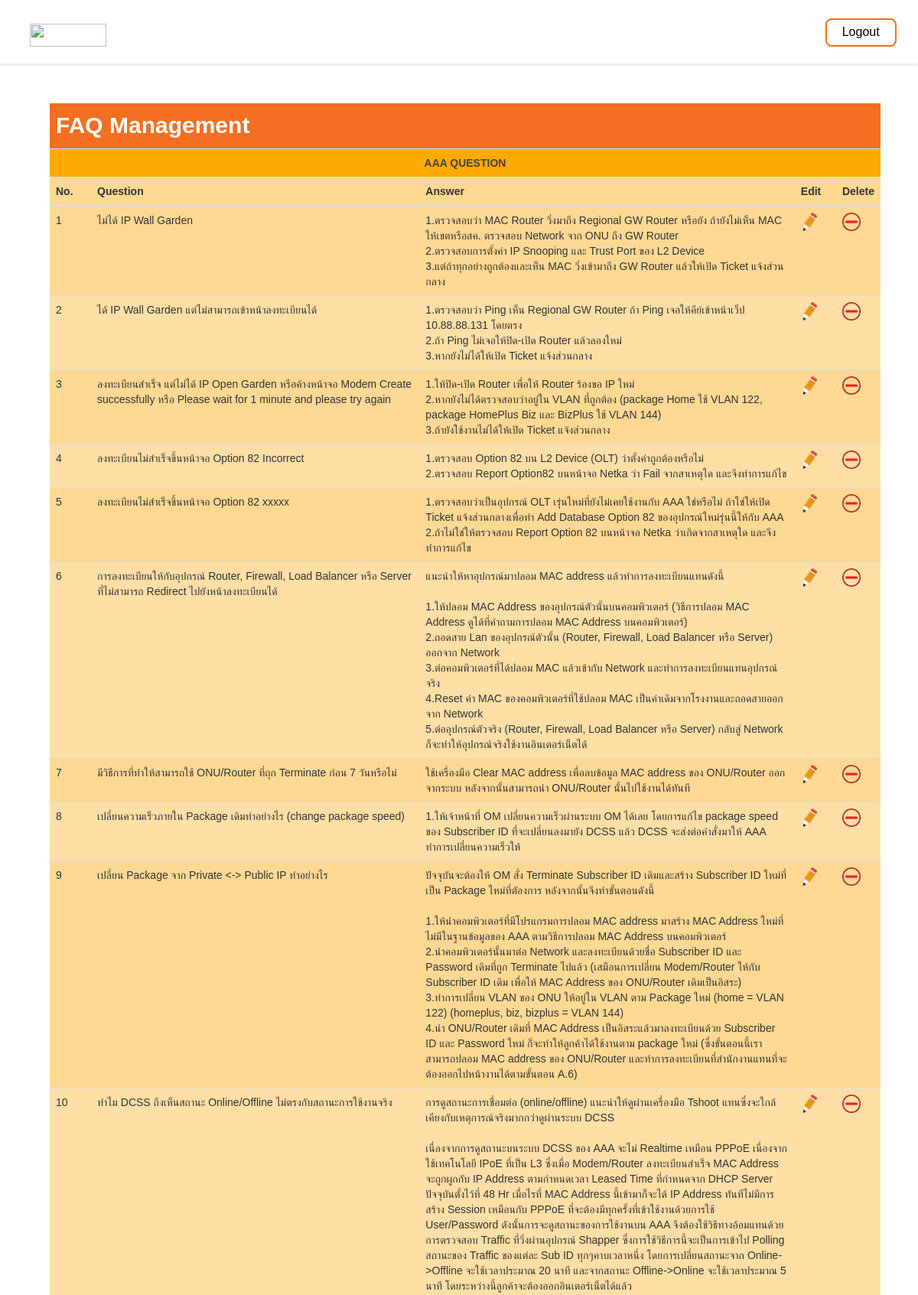
Page /adminmenu.php (signed in, upper part) on the committed database.
### tables this page shows
CREATE TABLE `info` (
  `id` int(11) NOT NULL,
  `question` text NOT NULL,
  `answer` text NOT NULL
);

### adminmenu.php (the view, shortened to what this page needs)
<?php session_start();
require_once('connect.php');
?>
<!DOCTYPE html>
<html>
	<head>
		<link rel="stylesheet" type="text/css" href="css/reset.css">
		<link rel="stylesheet" type="text/css" href="css/style.css">
		<link rel="stylesheet" type="text/css" href="css/bootstrap.min.css">
		<link rel="stylesheet" type="text/css" href="css/loginmodel.css">
	</head>
	<body>
		<div id="wrapper">
			<header class="header-site">
        <?php
  		  if(isset($_SESSION['admin_id'])||isset($_SESSION['admin_pass'])){
  		  ?>
				<nav class="navbar navbar-inverse navbar-fixed-top" style="z-index: 1;">
					<div class="container">
						<div class="navbar-header">
							<a class="navbar-brand" href="page.php"><img src="Logo.png" width=100px height=30px;></a>
						</div>
						<div class="collapse navbar-collapse" id="bs-example-navbar-collapse-1">
							<ul class="nav navbar-nav navbar-right">
								<a href="page.php"><button class="button button1" style="width:auto;">Logout</button></a>
							</ul>
						</div>
					</div>
				</nav>
        <?php
        }
        ?>
			</header>
		</div>
    <div class="panel-body" style="margin-top:120px;">
      <?php
		  if(isset($_SESSION['admin_id'])||isset($_SESSION['admin_pass'])){
		  ?>
      <table class="table display" >
        <thead>
					<tr>
						<td class="active" style="text-align: left; font-size: 30px;" colspan="6"> <strong>FAQ Management</strong> </td>
					</tr>
					<tr>
						<td class="active" style="text-align: center; background-color: #ffaa00; color: #444444;#;" colspan="6"><b>AAA QUESTION</b></td>
					</tr>
					<tr>
						<th style="width:5%;">No.</th>
						<th style="width:40%;">Question</th>
						<th colspan="2" style="width:45%;">Answer</th>
            <th style="width:5%;">Edit</th>
            <th style="width:5%;">Delete</th>
					</tr>
				</thead>
        <div id="result">
          <?php
          $sql = "SELECT * FROM info";
          $result = mysqli_query($conn, $sql);
          ?>
          <tbody id="myTable">
              <?php
              $i = 0;
              while($row = $result->fetch_array()){
              ?>
              <tr>
                <td><?php echo ++$i; ?></td>
                <td><?php echo $row['question']; ?></td>
                <td colspan="2" ><?php echo nl2br($row['answer']); ?></td>
								<td><a href='adminmenu_edit_1.php?qid=<?=$row['id']?>'><img src="edit.png" width="24" height="24"></a></td>
                <td><a href='del_1.php?qid=<?=$row['id']?>'> <img src="delete.png" width="24" height="24"></a></td>
              </tr>
              <?php
              }
              ?>
            </tbody>
          </div>
        </table>
        <?php
        }else{
        ?>
        <strong style="font-size: 200%;align-content: center;margin-left: 32%;">You don't have permission to access</strong>
        <?php
        }
        ?>
      </div>
	</body>
</html>

### css/style.css (style rules this page uses)
*, *::after, *::before { -webkit-box-sizing: border-box; -moz-box-sizing: border-box; box-sizing: border-box; }
body { font-size: 1.6em; font-family: "Open Sans", sans-serif; color: #2b3e51; background-color: #ffffff; }
a { text-decoration: none; }
.container { margin: 0 15px; }
.container:before { clear: both; display: table; content: " "; }
.container:after { clear: both; display: table; content: " "; }
@media screen and (min-width: 768px) { .active { color: #ffffff; } }
.panel-body { width: 93%; margin-left: 50px; }
.button { background-color: #4CAF50; border: none; color: white; padding: 5px 20px; text-align: center; text-decoration: none; display: inline-block; font-size: 16px; margin: 4px 4px; -webkit-transition-duration: 0.4s; transition-duration: 0.4s; cursor: pointer; }
.button1 { background-color: white; color: black; border: 2px solid #f36f21; margin-top: 8px; border-radius: 8px; }

### css/loginmodel.css (style rules this page uses)
button { background-color: #f36f21; color: white; padding: 14px 20px; margin: 8px 0; border: none; cursor: pointer; width: 100%; }
.container { padding: 16px; }

### adminmenu.php (style rules this page uses)
tr:nth-child(odd) { background-color: #ffd994 }
tr:nth-child(even) { background-color: #ffdfa6 }

### rows in the picture
info: question "ไม่ได้ IP Wall Garden", answer "1.ตรวจสอบว่า MAC Router วิ่งมาถึง Regional GW Router หรือยัง ถ้ายังไม่เห็น MAC ให้เขตหรือสค. ตรวจสอบ Network จาก ONU ถึง GW Router 2.ตรวจสอบการตั้งค่า IP Snooping และ Trust Port ของ L2 Device 3.แต่ถ้าทุกอย่างถูกต้องและเห็น MAC วิ่งเข้ามาถึง GW Router แล้วให้เปิด Ticket แจ้งส่วนกลาง"
info: question "ได้ IP Wall Garden แต่ไม่สามารถเข้าหน้าลงทะเบียนได้", answer "1.ตรวจสอบว่า Ping เห็น Regional GW Router ถ้า Ping เจอให้คีย์เข้าหน้าเว็ป 10.88.88.131 โดยตรง 2.ถ้า Ping ไม่เจอให้ปิด-เปิด Router แล้วลองใหม่ 3.หากยังไม่ได้ให้เปิด Ticket แจ้งส่วนกลาง"
info: question "ลงทะเบียนสำเร็จ แต่ไม่ได้ IP Open Garden หรือค้างหน้าจอ Modem Create successfully หรือ Please wait for 1 minute and please try again", answer "1.ให้ปิด-เปิด Router เพื่อให้ Router ร้องขอ IP ใหม่ 2.หากยังไม่ได้ตรวจสอบว่าอยู่ใน VLAN ที่ถูกต้อง (package Home ใช้ VLAN 122, package HomePlus Biz และ BizPlus ใช้ VLAN 144) 3.ถ้ายังใช้งานไม่ได้ให้เปิด Ticket แจ้งส่วนกลาง"
info: question "ลงทะเบียนไม่สำเร็จขึ้นหน้าจอ Option 82 Incorrect", answer "1.ตรวจสอบ Option 82 บน L2 Device (OLT) ว่าตั้งค่าถูกต้องหรือไม่ 2.ตรวจสอบ Report Option82 บนหน้าจอ Netka ว่า Fail จากสาเหตุใด และจีงทำการแก้ไข"
info: question "ลงทะเบียนไม่สำเร็จขึ้นหน้าจอ Option 82 xxxxx", answer "1.ตรวจสอบว่าเป็นอุปกรณ์ OLT เรุ่นใหม่ที่ยังไม่เคยใช้งานกับ AAA ใช่หรือไม่ ถ้าใช่ให้เปิด Ticket แจ้งส่วนกลางเพื่อทำ Add Database Option 82 ของอุปกรณ์ใหม่รุ่นนี้ให้กับ AAA 2.ถ้าไม่ใช่ให้ตรวจสอบ Report Option 82 บนหน้าจอ Netka ว่าเกิดจากสาเหตุใด และจึงทำการแก้ไข"
info: question "การลงทะเบียนให้กับอุปกรณ์ Router, Firewall, Load Balancer หรือ Server ที่ไม่สามารถ Redirect ไปยังหน้าลงทะเบียนได้", answer "แนะนำให้หาอุปกรณ์มาปลอม MAC address แล้วทำการลงทะเบียนแทนดังนี้ 1.ให้ปลอม MAC Address ของอุปกรณ์ตัวนั้นบนคอมพิวเตอร์ (วิธีการปลอม MAC Address ดูได้ที่คำถามการปลอม MAC Address บนคอมพิวเตอร์) 2.ถอดสาย Lan ของอุปกรณ์ตัวนั้น (Router, Firewall, Load Balancer หรือ Server) ออกจาก Network 3.ต่อคอมพิวเตอร์ที่ได้ปลอม MAC แล้วเข้ากับ Network และทำการลงทะเบียนแทนอุปกรณ์จริง 4.Reset ค่า MAC ของคอมพิวเตอร์ที่ใช้ปลอม MAC เป็นค่าเดิมจากโรงงานและถอดสายออกจาก Network 5.ต่ออุปกรณ์ตัวจริง (Router, Firewall, Load Balancer หรือ Server) กลับสู่ Network ก็จะทำให้อุปกรณ์จริงใช้งานอินเตอร์เน็ตได้"
info: question "มีวิธีการที่ทำให้สามารถใช้ ONU/Router ที่ถุก Terminate ก่อน 7 วันหรือไม่", answer "ใช้เครื่องมือ Clear MAC address เพื่อลบข้อมูล MAC address ของ ONU/Router ออกจากระบบ หลังจากนั้นสามารถนำ ONU/Router นั้นไปใช้งานได้ทันที"
info: question "เปลี่ยนความเร็วภายใน Package เดิมทำอย่างไร (change package speed)", answer "1.ให้เจ้าหน้าที่ OM เปลี่ยนความเร็วผ่านระบบ OM ได้เลย โดยการแก้ไข package speed ของ Subscriber ID ที่จะเปลี่ยนลงมายัง DCSS แล้ว DCSS จะส่งต่อคำสั่งมาให้ AAA ทำการเปลี่ยนความเร็วให้"
info: question "เปลี่ยน Package จาก Private <-> Public IP ทำอย่างไร", answer "ปัจจุบันจะต้องให้ OM สั่ง Terminate Subscriber ID เดิมและสร้าง Subscriber ID ใหม่ที่เป็น Package ใหม่ที่ตัองการ หลังจากนั้นจึงทำขั้นตอนดังนี้ 1.ให้นำคอมพิวเตอร์ที่มีโปรแกรมการปลอม MAC address มาสร้าง MAC Address ใหม่ที่ไม่มีในฐานข้อมูลของ AAA ตามวิธีการปลอม MAC Address บนคอมพิวเตอร์ 2.นำคอมพิวเตอร์นั้นมาต่อ Network และลงทะเบียนด้วยชื่อ Subscriber ID และ Password เดิมที่ถูก Terminate ไปแล้ว (เสมือนการเปลี่ยน Modem/Router ให้กับ Subscriber ID เดิม เพื่อให้ MAC Address ของ ONU/Router เดิมเป็นอิสระ) 3.ทำการเปลี่ยน VLAN ของ ONU ให้อยู่ใน VLAN ตาม Package ใหม่ (home = VLAN 122) (homeplus, biz, bizplus = VLAN 144) 4.นำ ONU/Router เดิมที่ MAC Address เป็นอิสระแล้วมาลงทะเบียนด้วย Subscriber ID และ…"
info: question "ทำไม DCSS ถึงเห็นสถานะ Online/Offline ไม่ตรงกับสถานะการใช้งานจริง", answer "การดูสถานะการเชื่อมต่อ (online/offline) แนะนำให้ดูผ่านเครื่องมือ Tshoot แทนซึ่งจะใกล้เคียงกับเหตุการณ์จริงมากกว่าดูผ่านระบบ DCSS เนื่องจากการดูสถานะบนระบบ DCSS ของ AAA จะไม่ Realtime เหมือน PPPoE เนื่องจากใช้เทคโนโลยี IPoE ที่เป็น L3 ซึ่งเมื่อ Modem/Router ลงทะเบียนสำเร็จ MAC Address จะถูกผูกกับ IP Address ตามกำหนดเวลา Leased Time ที่กำหนดจาก DHCP Server ปัจจุบันตั้งไว้ที่ 48 Hr เมื่อไรที่ MAC Address นี้เข้ามาก็จะได้ IP Address ทันทีไม่มีการสร้าง Session เหมือนกับ PPPoE ที่จะต้องมีทุกครั้งที่เข้าใช้งานด้วยการใช้ User/Password ดังนั้นการจะดูสถานะของการใช้งานบน AAA จึงต้องใช้วิธีทางอ้อมแทนด้วยการตรวจสอบ Traffic ที่วิ่งผ่านอุปกรณ์ Shapper ซึ่งการใช้วิธีการนี้จะเป็นการเข้าไป Polling สถานะของ…"
